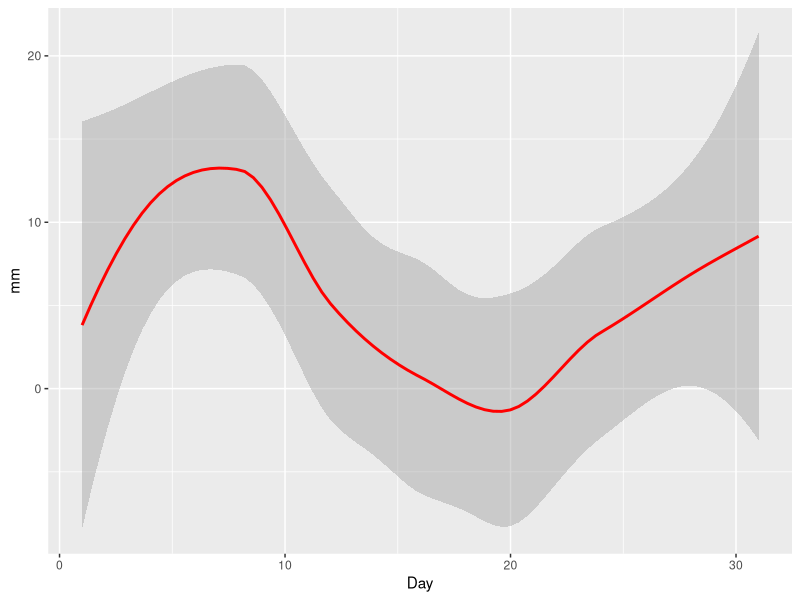

Recreate this plot in R.
## ---- chunk 1
klia <- read.csv("Rainfall_Wind_KLIA_2008_2014.csv")
head(klia,4)
## ---- chunk 2
library(ggplot2)
## ---- chunk 3
selected.data <- klia[(klia$Year==2008 & klia$Month==1),]
ggplot(data = selected.data,aes(x=selected.data$Day,y=selected.data$Rainfall))+
    geom_smooth(color="red")+labs(x="Day",y="mm")
